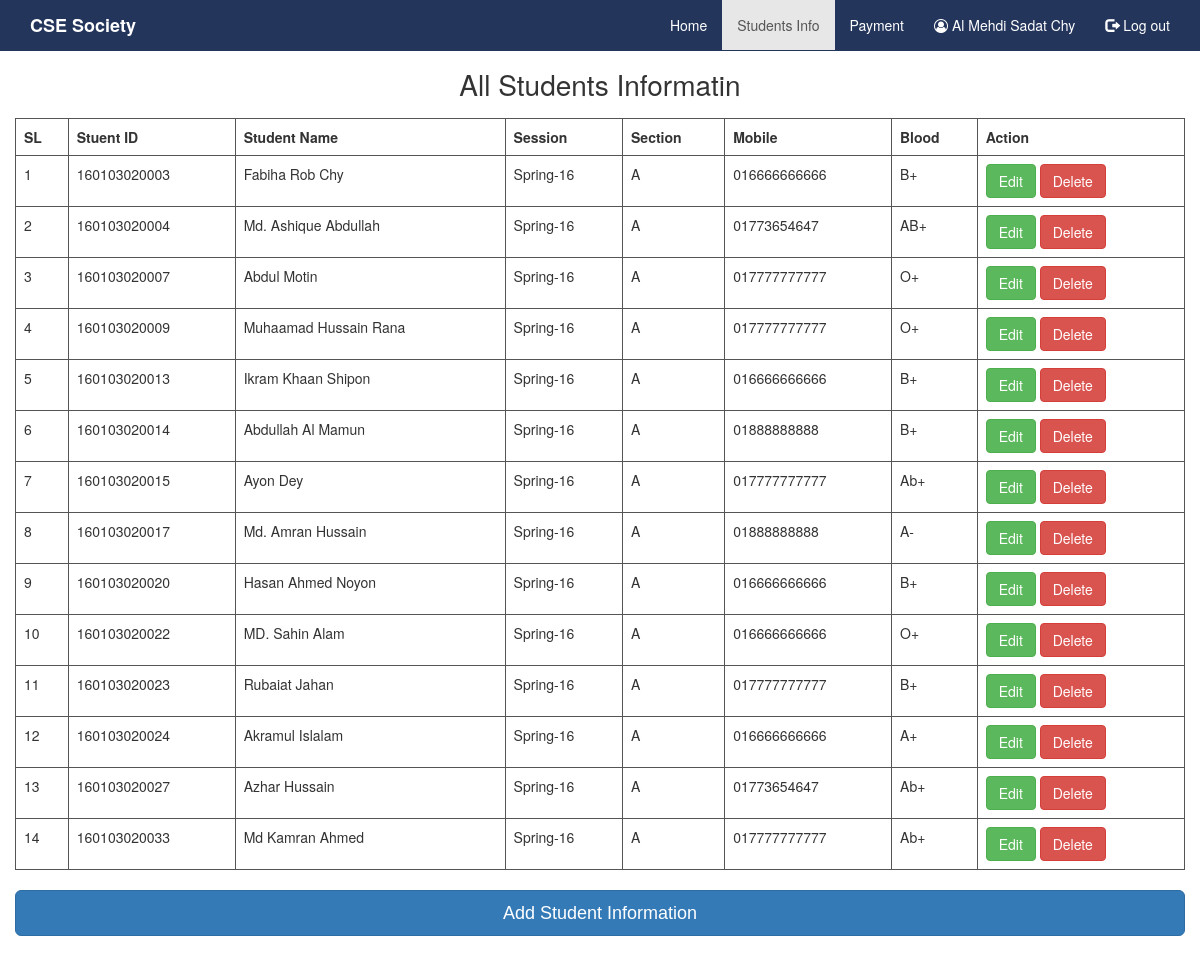
The page /student.php (signed in) on the database its author committed.
### tables this page shows
CREATE TABLE `student` (
  `student_id` varchar(15) NOT NULL,
  `student_name` varchar(40) DEFAULT NULL,
  `student_session` varchar(15) DEFAULT NULL,
  `student_section` varchar(1) DEFAULT NULL,
  `student_mobile` varchar(15) NOT NULL,
  `student_blood` varchar(5) DEFAULT NULL,
  `student_status` varchar(10) DEFAULT NULL
);

### student.php (the view, shortened to what this page needs)
<?php
if (isset($_SESSION["username"]) || isset($_COOKIE['username'])) {
    include "./connectdb.php";
    $a_id = $_SESSION["username"];
    $adminfetchQuery = "SELECT `admin_name`FROM `admin` WHERE admin_id LIKE '$a_id'";
    $login_user = $connect->query($adminfetchQuery);
    $admin = $login_user->fetch_assoc();
    $fetchQuery = "SELECT * FROM `student`";
    $db_result = $connect->query($fetchQuery);
    ?>
    <!DOCTYPE html>
    <html class="no-js" lang="">
        <head>
            <link rel="stylesheet" type="text/css" href="assets/css/font-awesome.min.css">
            <link rel="stylesheet" type="text/css" href="assets/css/bootstrap.css">
            <link rel="stylesheet" href="assets/css/normalize.css">
            <link rel="stylesheet" href="assets/css/main.css">
            <link rel="stylesheet" type="text/css" href="assets/css/style.css">
            <link rel="stylesheet" type="text/css" href="assets/css/media.css"/>
        </head>
        <body>
            <nav class="navbar navbar-default navbar-fixed-top">
                <div class="container">
                    <div class="navbar-header">
                        <a class = "navbar-brand" href = "#">CSE Society</a>
                    </div>
                    <div class = "collapse navbar-collapse" id = "myNavbar">
                        <ul class = "nav navbar-nav navbar-right">
                            <li><a href = "index.php">Home</a></li>
                            <li class = "active"><a href = "student.php">Students Info</a></li>
                            <li><a href = "payment.php">Payment</a></li>
                            <li><a> <i class = "fa fa-user-circle-o"></i> <?php echo $admin['admin_name']
    ?></a></li>
                            <li><a href="logout.php"><span class="glyphicon glyphicon-log-out"></span> Log out</a></li>
                        </ul>
                    </div>
                </div>
            </nav>
            <div class="container pt-50 pb-100">
                <div class="row">
                    <div class="text-center">
                        <h1> All Students Informatin</h1>
                    </div>
                    <div class="table-responsive">
                        <?php
                        if ($db_result->num_rows > 0) {
                            ?>
                            <table class="table table-bordered">
                                <tr>
                                    <th>SL</th>
                                    <th>Stuent ID</th>
                                    <th>Student Name</th>
                                    <th>Session</th>
                                    <th>Section</th>
                                    <th>Mobile</th>
                                    <th>Blood</th>
                                    <th>Action</th>
                                </tr>
                                <?php
                                $i = 1;
                                while ($row = $db_result->fetch_assoc()) {
                                    ?>
                                    <tr>
                                        <td> <?php echo $i ?> </td>
                                        <td> <?php echo $row['student_id'] ?> </td>
                                        <td> <?php echo $row['student_name'] ?> </td>
                                        <td> <?php echo $row['student_session'] ?> </td>
                                        <td> <?php echo $row['student_section'] ?> </td>
                                        <td> <?php echo $row['student_mobile'] ?> </td>
                                        <td> <?php echo $row['student_blood'] ?> </td>
                                        <td><a href="edit.php?st_id=<?php echo $row['student_id']; ?>" class="btn btn-success">Edit</a> <a href="delete.php?st_id=<?php echo $row['student_id']; ?>" class="btn btn-danger">Delete</a></td>
                                    </tr>
                                    <?php
                                    $i++;
                                }
                                ?>
                            </table>
                            <?php
                        }
                        ?>
                    </div>
                </div>
                <div class="row">
                    <button type="button" class="btn btn-primary btn-block btn-lg" data-toggle="modal" data-target="#myModal">Add Student Information</button>
                </div>
            </div>
        </body>
    </html>
    <?php
} else {
    header("location:login.php");
}
?>

### assets/css/main.css (style rules this page uses)
html { color: #222; font-size: 1em; line-height: 1.4; }

### assets/css/style.css (style rules this page uses)
.pt-50 { padding-top:50px; }
.pb-100 { padding-bottom:100px; }
.navbar-default { background-color: #24355C; border-color: #24355C; }
.navbar-default .navbar-brand { color: #fff; font-weight: bold; }
.navbar-default .navbar-nav > li > a { color: #fff; }
.table-bordered > thead > tr > th, .table-bordered > tbody > tr > th, .table-bordered > tfoot > tr > th, .table-bordered > thead > tr > td, .table-bordered > tbody > tr > td, .table-bordered > tfoot > tr > td { border: 1px solid #555; }

### rows shown on the page
student: student_id "160103020003", student_name "Fabiha Rob Chy", student_session "Spring-16", student_section "A", student_mobile "016666666666", student_blood "B+"
student: student_id "160103020004", student_name "Md. Ashique Abdullah", student_session "Spring-16", student_section "A", student_mobile "01773654647", student_blood "AB+"
student: student_id "160103020007", student_name "Abdul Motin", student_session "Spring-16", student_section "A", student_mobile "017777777777", student_blood "O+"
student: student_id "160103020009", student_name "Muhaamad Hussain Rana", student_session "Spring-16", student_section "A", student_mobile "017777777777", student_blood "O+"
student: student_id "160103020013", student_name "Ikram Khaan Shipon", student_session "Spring-16", student_section "A", student_mobile "016666666666", student_blood "B+"
student: student_id "160103020014", student_name "Abdullah Al Mamun", student_session "Spring-16", student_section "A", student_mobile "01888888888", student_blood "B+"
student: student_id "160103020015", student_name "Ayon Dey", student_session "Spring-16", student_section "A", student_mobile "017777777777", student_blood "Ab+"
student: student_id "160103020017", student_name "Md. Amran Hussain", student_session "Spring-16", student_section "A", student_mobile "01888888888", student_blood "A-"
student: student_id "160103020020", student_name "Hasan Ahmed Noyon", student_session "Spring-16", student_section "A", student_mobile "016666666666", student_blood "B+"
student: student_id "160103020022", student_name "MD. Sahin Alam", student_session "Spring-16", student_section "A", student_mobile "016666666666", student_blood "O+"
student: student_id "160103020023", student_name "Rubaiat Jahan", student_session "Spring-16", student_section "A", student_mobile "017777777777", student_blood "B+"
student: student_id "160103020024", student_name "Akramul Islalam", student_session "Spring-16", student_section "A", student_mobile "016666666666", student_blood "A+"
student: student_id "160103020027", student_name "Azhar Hussain", student_session "Spring-16", student_section "A", student_mobile "01773654647", student_blood "Ab+"
student: student_id "160103020033", student_name "Md Kamran Ahmed", student_session "Spring-16", student_section "A", student_mobile "017777777777", student_blood "Ab+"

### other values the page prints
$admin['admin_name'] "Al Mehdi Sadat Chy"
